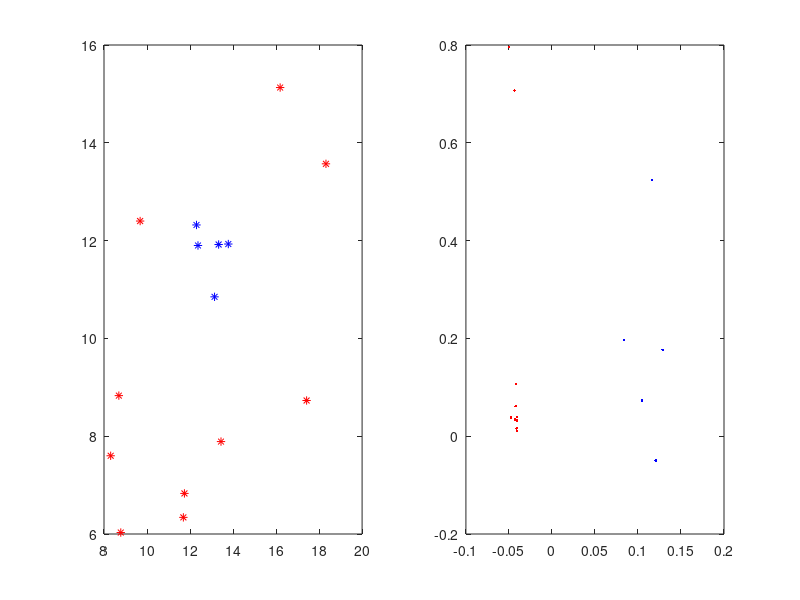

Reproduce this figure in MATLAB.
function PRIOR=KFDlearn(X,Y)
% KFDLEARN learning Kernel Fisher Discriminant
    
if nargin<1,
X=[13.14,10.85;11.74,6.83;17.42,8.73;18.32,13.57;8.31,7.60;
   8.69,8.83;8.78,6.03;16.19,15.13;12.37,11.90;11.69,6.34;
   13.78,11.93;13.33,11.92;13.44,7.89;12.30,12.32;9.68,12.40];
Y=[1;0;0;0;0;0;0;0;1;0;1;1;0;1;0];
end

C=unique(Y);
nclasses = length(C); % number of classes
sumN=size(X,1);

K=exp(-0.5*(sum(X.^2,2)*ones(1,sumN)+ones(sumN,1)*sum(X.^2,2)'-2*(X*X')));

w1=find(Y==C(1));
w2=find(Y==C(2)); 
N1=length(w1);
N2=length(w2);
one_mat=ones([sumN,1]);
mu1 = ((1/N1)*K*(Y==C(1)))';
mu2 = ((1/N2)*K*(Y==C(2)))';

%% compute between and within class scatters
M = (mu2-mu1)*(mu2-mu1)';
N = K'*K-(N1*mu1*mu1'+N2*mu2*mu2');
% regularization
N = N+eye(size(N))*1e-8*trace(N);

%% compute alpha
[eigvec,eigval]=eig(inv(N)*(mu2-mu1)'*(mu2-mu1));
[~,idx]=sort(real(diag(eigval)),'descend');
eigvec=eigvec(:,idx);eigval=eigval(:,idx);
alpha=eigvec(:,1:2);

%% project to lower dimension
L = real(K*alpha);

PRIOR.alpha=alpha;
PRIOR.X=X;

%% display
subplot(121),plot(X(w1,1),X(w1,2),'r*',X(w2,1),X(w2,2),'b*');
subplot(122),plot(L(w1,1),L(w1,2),'r.',L(w2,1),L(w2,2),'b.');

